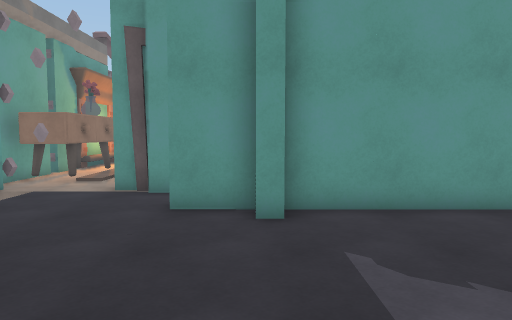
[1] (above)

24 first-person views from a walk through a Unity game level. The camera is 1.5 m above the floor, tilts 4° down and sees 70° across. Doors are open. The floor is counted in squares, 1 m on a side. Each view is taken from the middle of a square. On the plan, view 1 faces up. The plan holds only what a view shows up to about 16 squares ahead; the rest is blank. The place goes on beyond the plan. The player is left out. Surface patterns are stand-ins for the level's own textures.

[2]
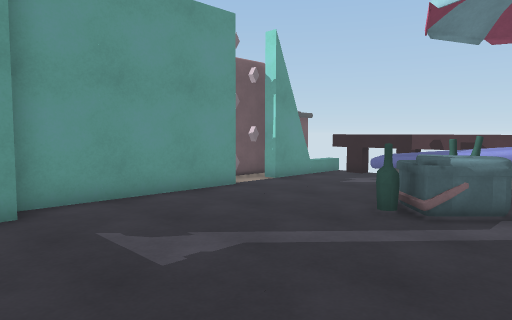

[3]
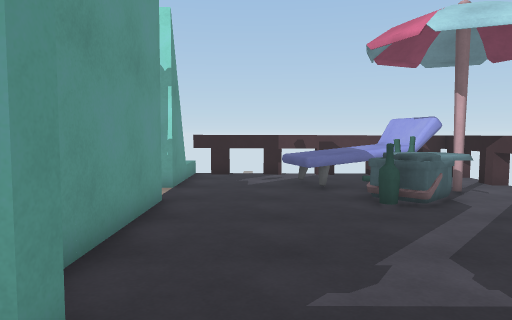

[4]
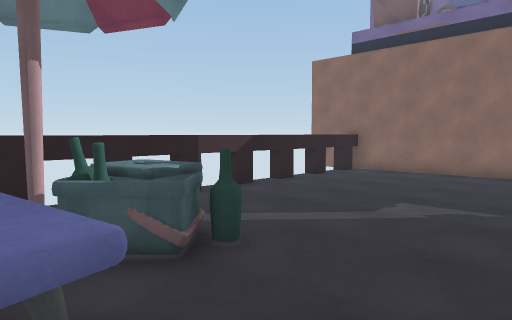

[5]
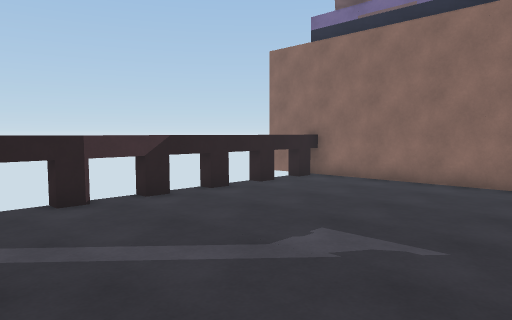

[6]
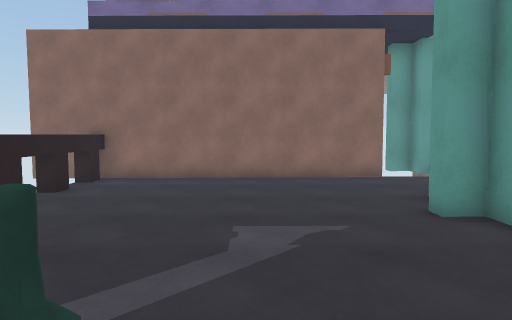

[7]
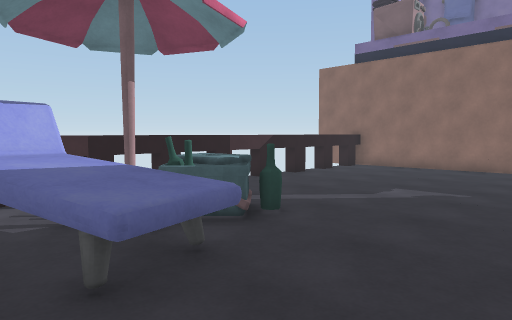

[8]
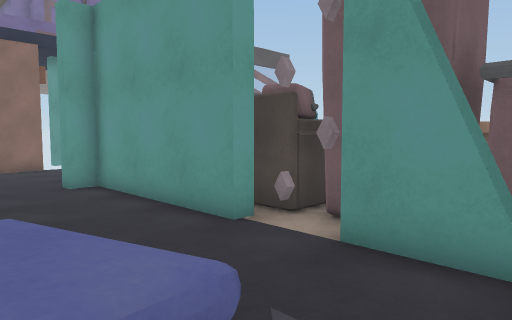

[9]
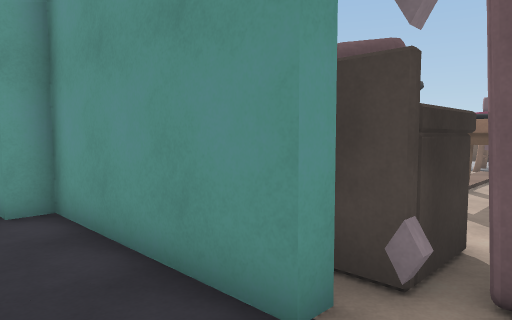

[10]
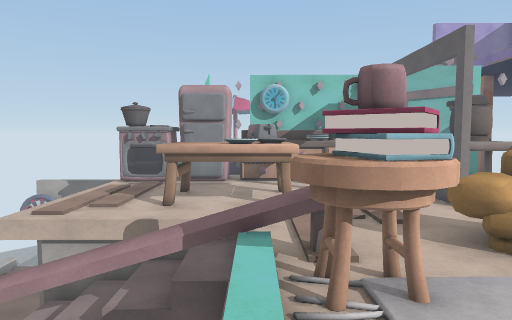

[11]
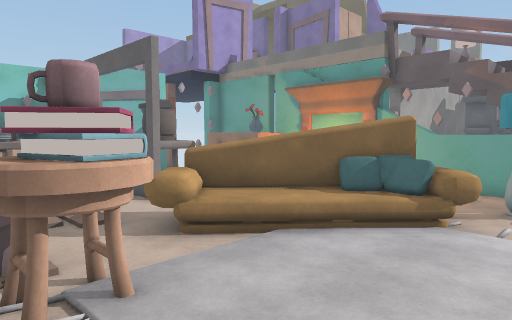

[12]
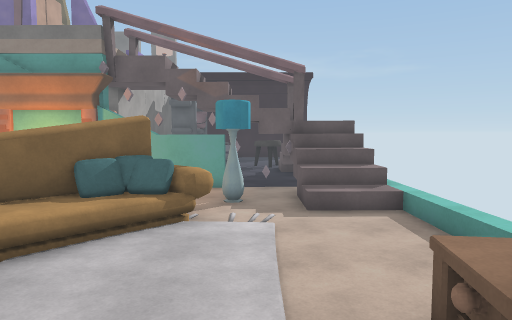

[13]
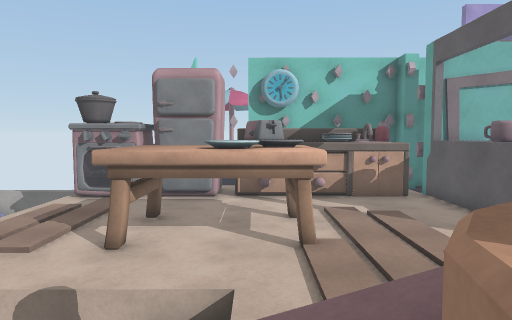

[14]
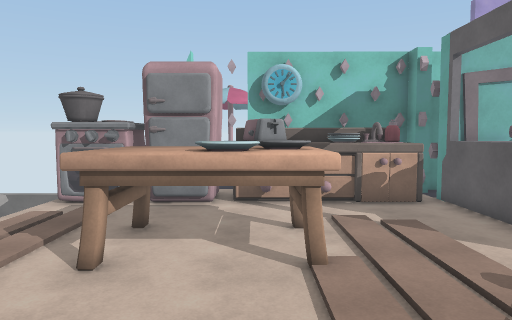

[15]
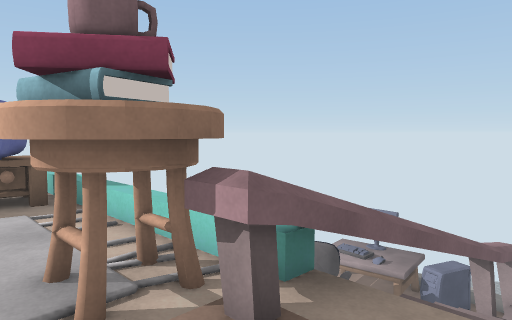

[16]
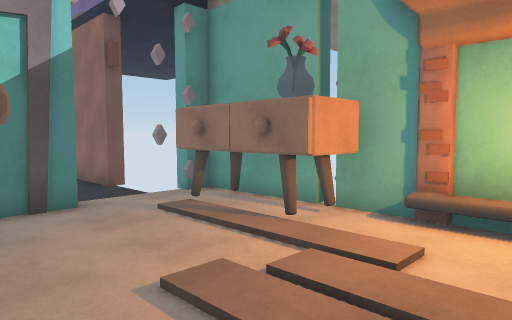

[17]
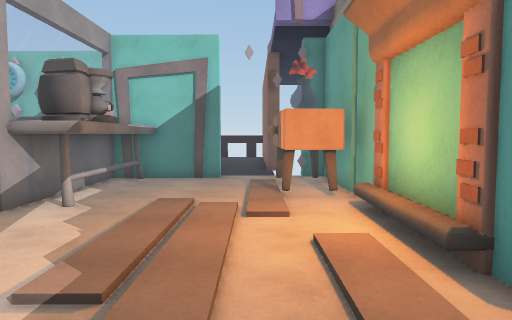

[18]
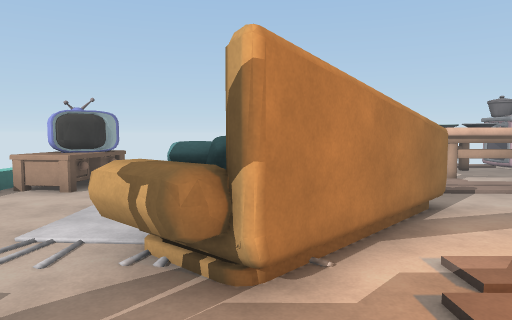

[19]
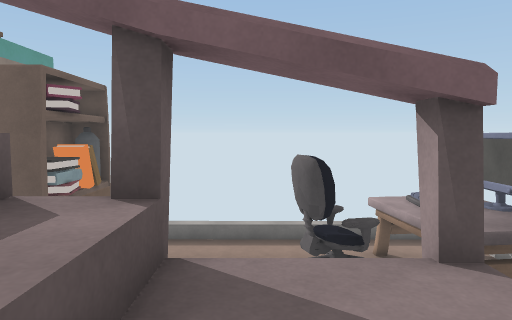

[20]
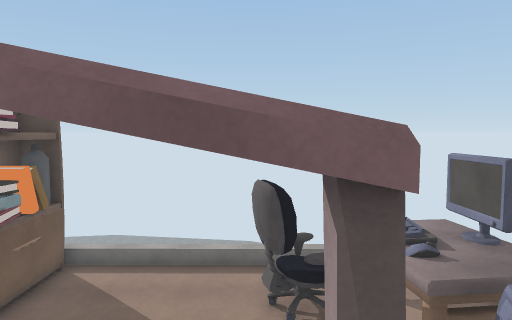

[21]
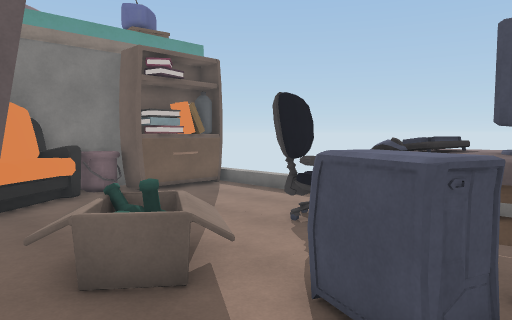

[22]
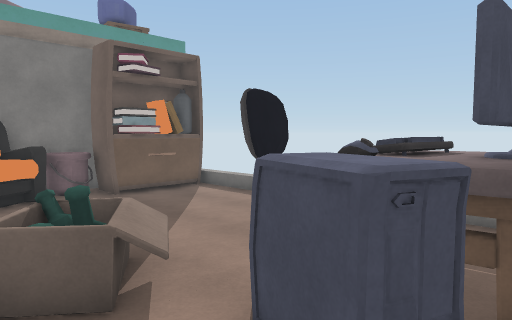

[23]
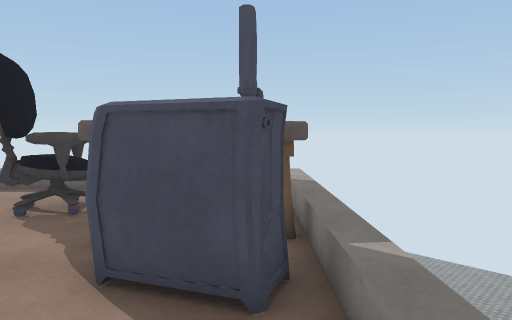

[24]
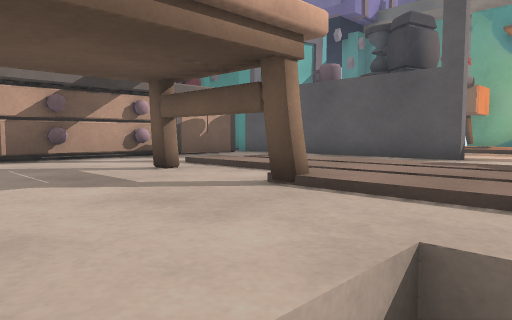

### Floor plan
Key: @ floor where view 1 was taken; # wall or solid block; x gap in a wall; . main floor; : floor 0.25 m higher than the main floor; + floor 0.5 m higher than the main floor; * floor 0.75 m higher than the main floor; - floor 1 m lower than the main floor; % floor 1.25 m higher than the main floor; _ floor 3 m lower than the main floor; < floor 5 m lower than the main floor; ( floor 5.5 m lower than the main floor; / step, stairs or slope; D open door; = window, fence, low wall or low ledge; ^ raised ledge; v drop or lower ground; O other object.
Columns run from 10 left of view 1 to 20 right of it. Each row starts with its distance up from view 1.
 29    v////////      v<<<<<<<<<< v
 28    ////......OOO+ v(((((((OOOO<
 27    ////.....OOOO+ v(((((OO OOO<
 26 vv#///....... .O+ vv((((OOOOOO<
 25 .........:::: :.+Ov(((((OOOOOO
 24   x..#.O:::::::.+vv    ((((OOOO
 23   #...OOO::::::.+vv(    =^(OOO<
 22   #.  OOO*/:::OO+vvv((( =#^(OO<
 21   #   .OO**...OO+ vvv(((=^=( (<
 20   #.:.:.OO**...#=vvvx/x-#=(   <
 19  O#/:.::.OO%%..:.//////__(   (<
 18   #/:.::...O...:.////// _
 17   #/..::.....:::......./
 16   #/.:::.....::OOOO..:.
 15   #OO:.:.OO..::OOOOO::.
 14   #OOO...O#..::OOOOO::.
 13   # O:...OO..::OOOOO...
 12   #OOO...OO............
 11   #OO....OO............
 10   ###DDD######OOOOOOOOO
  9   ##v...###   O OO##OOO
  8   v v...###     ##### /
  7     #....########..##.O
  6     #.................O
  5     #.................O
  4     #.............OOO.O
  3     #.............OOO.O
  2     #...........OOOOO.O
  1     #...........OOOOOOO
  0     #.....@.....OO.OOOO
 -1     #.................O
 -2     #OOOOOOOOOOOOOOOOOO
 -3     #OO O O O O O  O O
 -4     #v

Where each view was taken, in squares from view 1:
view 1: 0 up, 0 right, facing up
view 2: 1 down, 1 left, facing up-right
view 3: 5 up, 2 left, facing right
view 4: 6 up, 9 right, facing down-left
view 5: 6 up, 6 right, facing down-left
view 6: 3 up, 7 right, facing left
view 7: 7 up, 11 right, facing down-left
view 8: 3 up, 11 right, facing up-left
view 9: 5 up, 8 right, facing up-left
view 10: 26 up, 6 right, facing down
view 11: 26 up, 6 right, facing down-left
view 12: 25 up, 6 right, facing left
view 13: 22 up, 6 right, facing down
view 14: 21 up, 6 right, facing down
view 15: 18 up, 3 right, facing up-right
view 16: 18 up, 1 left, facing down-left
view 17: 23 up, 5 left, facing down
view 18: 22 up, 7 left, facing right
view 19: 17 up, 13 right, facing up
view 20: 18 up, 14 right, facing up
view 21: 19 up, 20 right, facing up-left
view 22: 20 up, 20 right, facing up-left
view 23: 19 up, 19 right, facing up
view 24: 18 up, 8 right, facing down-left
